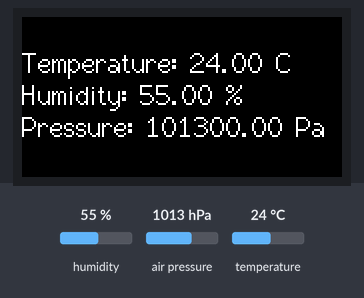
The sketch below on a simulated ESP32. Shown: 160×80 colour display. Inputs (shaded band) come from the test bench; at power-on: humidity 55 %, air pressure 1013 hPa, temperature 24 °C. WiFi joins after 1.5 s; servers stay silent unless stated; what the sketch prints to the serial monitor is not drawn.

Above: at 2.8 s.
2.9 s: humidity set to 22 %
At 3.3 s:
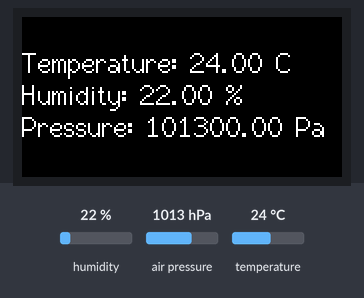
4.4 s: air pressure set to 952 hPa
At 5.5 s:
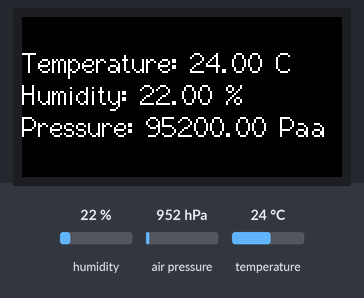
5.9 s: temperature set to 12 °C
At 7.1 s:
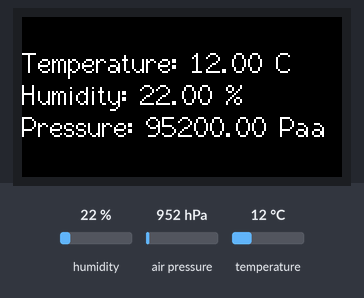
8.9 s: humidity set to 40 %
At 9.9 s:
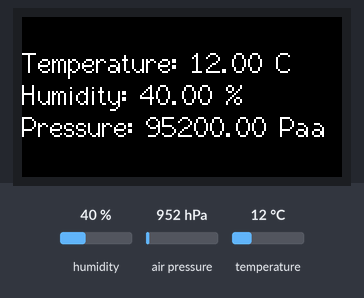
Timing chart, 0 to 11.4 s (numbered marks = the images above; inputs shaded):
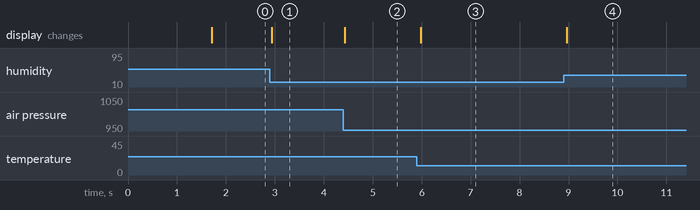

Measured:
- after the input at 2.9 s, the display: changes at once (image 1)
- after the input at 4.4 s, the display: changes at once (image 2)
- after the input at 5.9 s, the display: changes after 0.08 s (image 3)
- after the input at 8.9 s, the display: changes after 0.06 s (image 4)

The sketch:

envii.ino
```cpp
#include <WiFi.h>
#include <WiFiClient.h>
#include <WebServer.h>

#include <M5StickC.h>
#include <Wire.h>
#include <Adafruit_BMP280.h>
#include "Adafruit_Sensor.h"
#include "SHT3X.h"

const char* WIFI_SSID = "somessid";
const char* WIFI_PASSWORD = "somepassword";
const int I2C_SDA = 32;
const int I2C_SCL = 33;
const uint32_t I2C_FREQ = 100000;
const long SERIAL_SPEED = 115200;
const int WEBSERVER_PORT = 9000;

Adafruit_BMP280 bme;
SHT3X sht30;

float c, h, p = 0.0;

WebServer server(WEBSERVER_PORT);

void handleRoot() {
  server.send(200, "text/plain", "{\"c\":" + String(c) + ",\"h\":" + String(h) + ",\"p\":" + String(p) + "}");
}

void handleNotFound() {
  server.send(404, "text/plain", "");
}

void setup(void) {
  // starts LCD
  M5.Lcd.setRotation(3);
  M5.Lcd.setTextColor(WHITE, BLACK);

  // starts Serial Port
  Serial.begin(SERIAL_SPEED);
  M5.begin(true, true, true);
  Wire.begin(I2C_SDA, I2C_SCL, I2C_FREQ);
  while (!bme.begin(0x76)) {
    Serial.println("Could not find a valid BMP280 sensor, check wiring!");
  }

  // starts WiFi
  WiFi.begin(WIFI_SSID, WIFI_PASSWORD);
  Serial.println("");
  while (WiFi.status() != WL_CONNECTED) {
    delay(500);
    Serial.print(".");
  }
  Serial.println("");
  Serial.printf("Connected to SSID:%s\n", WIFI_SSID);

  // starts HTTP server
  server.on("/", handleRoot);
  server.onNotFound(handleNotFound);
  server.begin();
  Serial.println("HTTP server started");
}

void loop(void) {
  // gets senser data
  if (sht30.get() == 0) {
    c = sht30.cTemp;
    h = sht30.humidity;
    p = bme.readPressure();
  }

  server.handleClient();
  M5.Lcd.setCursor(0, 15, 2);
  M5.Lcd.printf("Temperature: %.2f C\nHumidity: %.2f %%\nPressure: %.2f Pa", c, h, p);
}
```
